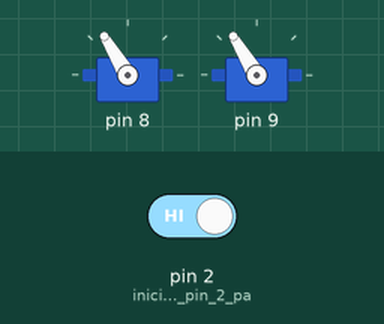
Simulated run of this sketch. Board: Arduino Uno, built with avr-gcc and run on an emulated ATmega328P. On the bench: 2 × servo. The inputs (shaded band) are chosen by the test bench; at power-on: pin 2 (inicializamos_el_pin_2_pa) HIGH.

Above: at 1.2 s.
1.3 s: pin 2 (inicializamos_el_pin_2_pa) driven LOW
At 2.0 s:
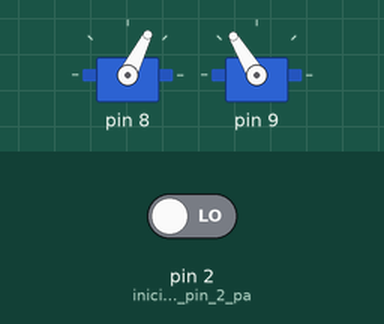
2.8 s: pin 2 (inicializamos_el_pin_2_pa) driven HIGH
At 4.0 s:
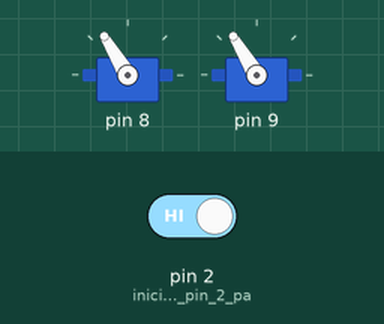
Timing chart, 0 to 5.8 s (numbered marks = the images above; inputs shaded):
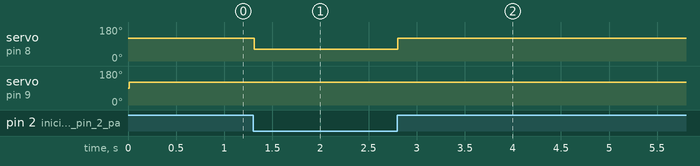

The sketch:

recoleccion.ino
```cpp
#include <Servo.h>

Servo servos[13];

/***   Global variables   ***/
int negro=1;
int motizq=63;  //valor para la rotación del motor izquierdo
int motdre=121;  //valor para la rotación del motor derecho

/***   Function declaration   ***/

void setup()
{


  pinMode( 2 , INPUT);  //inicializamos el pin 2 para leer el sensor infrarrojo

  servos[8].attach(8);  //Asignamos el pin número 8 para el motor izquierdo

  servos[9].attach(9);  //Asignamos el pin número 9 para el motor derecho

}


void loop()
{
  int sensor=digitalRead(2);  //guardamos el valor del sensor infrarrojo en la variable sensor
  if (sensor != negro) {
    //Avanzamos recto siempre que el sensor no detecte una linea negra
    servos[8].write(motizq);
    delay(10);
    servos[9].write(motdre);
    delay(10);
   }else {
    //En caso de detectar una linea negra, giramos 180 grados, en este caso en sentido horario
    servos[8].write(motdre);
    delay(10);
    servos[9].write(motdre);
    delay(10);
   }

}

/***   Function definition   ***/
```

Measured:
- after the input at 1.3 s, servo on pin 8: 121° → 63° at once
- after the input at 2.8 s, servo on pin 8: 63° → 121° at once
